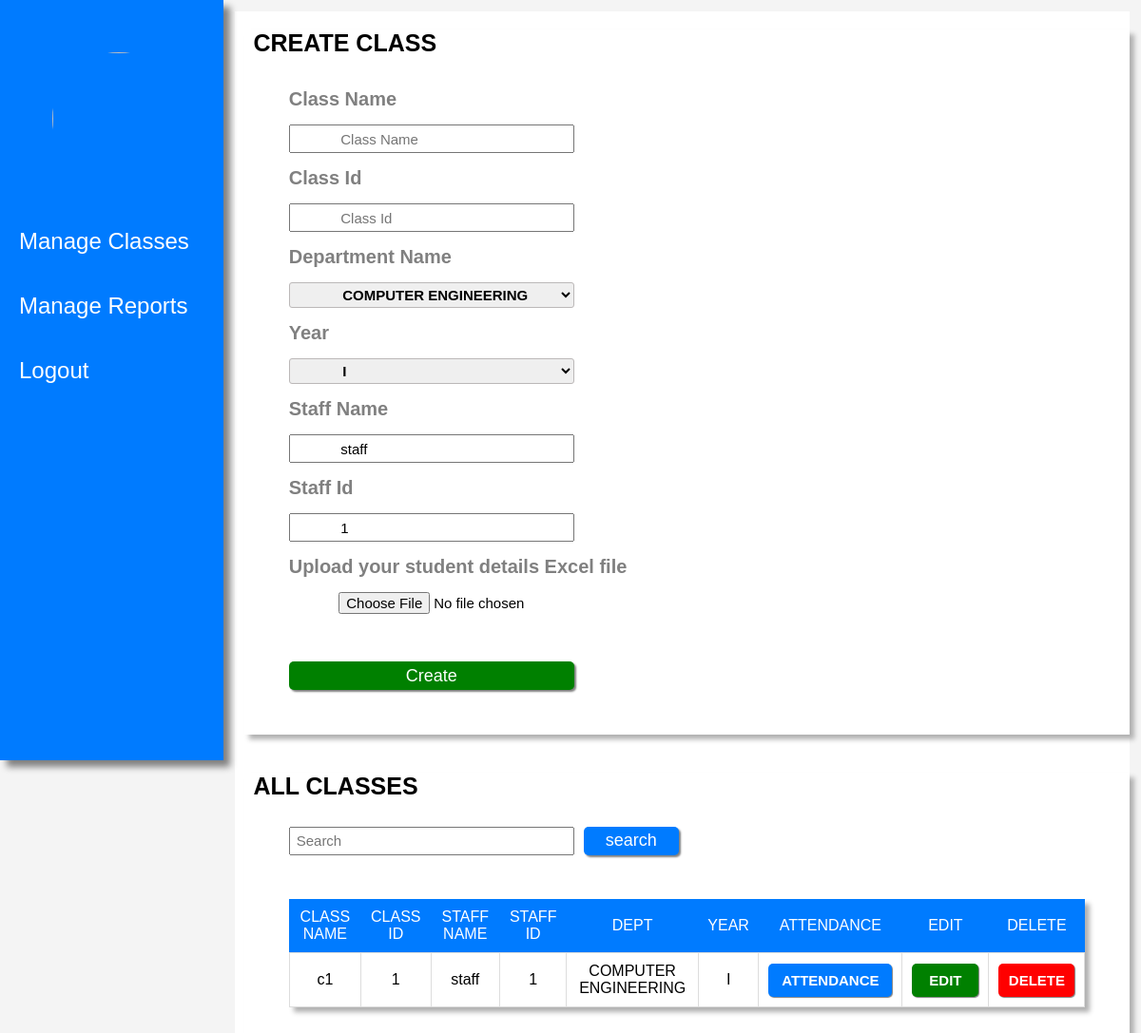
The app's page /manage_classes_staff (signed in), older data.
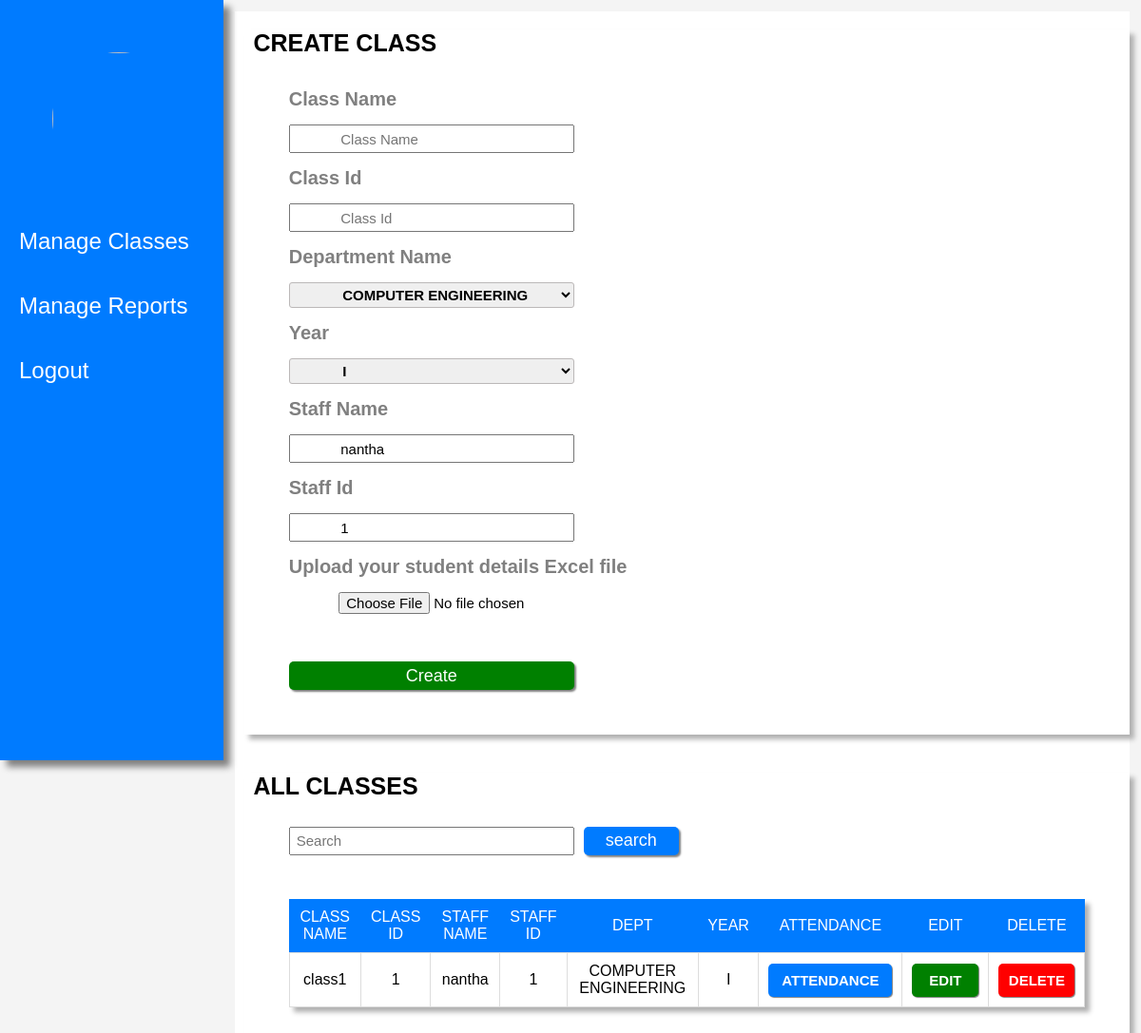
The same page, newer data.
### tables this page shows
CREATE TABLE "all_classes" (
	"classname"	TEXT,
	"classid"	INTEGER,
	"staffname"	TEXT,
	"staffid"	INTEGER,
	"dept"	TEXT,
	"year"	TEXT,
	PRIMARY KEY("classid")
);

### main.py (the view)
@app.route("/manage_classes_staff", methods=["POST", "GET"])
def manage_classes_staff():
    con = sqlite3.connect("data_base.db")
    con.row_factory = sqlite3.Row
    cur = con.cursor()
    staffid = session.get('staffid')
    staffname = session.get('staffname')
    query = f"select * from all_classes where staffid ={staffid}"
    cur.execute(query)
    data = cur.fetchall()
    con.close()
    return render_template("staff/manage_classes.html", data=data,staffid =staffid ,staffname = staffname )

### templates/staff/manage_classes.html (shortened to what this page needs)
<!DOCTYPE html>
<html lang="en">
<head>
    <link rel="stylesheet" href="\static\css\manage_classes.css">
    <link rel="stylesheet" href="https://cdnjs.cloudflare.com/ajax/libs/font-awesome/6.5.2/css/all.min.css"
 />
</head>
<body>
    <div class="sidebar">
        <img src="\static\images\logo.jpg">
        <ul>
            <li><a href="{{url_for('manage_classes_staff')}}">Manage Classes</a></li>
            <li><a href="{{url_for('report_generate_form')}}">Manage Reports</a></li>
            <li><a href="{{url_for('home')}}">Logout</a></li>
        </ul>
    </div>
    <div class="img_container">
        <form action="/create_class" class="create-class-form" method="post" enctype="multipart/form-data">
            <h1>CREATE CLASS</h1>
            <label for="classname">Class Name</label>
            <input type="text" name="classname" placeholder="Class Name"  required>
            <label for="classid">Class Id</label>
            <input type="text" name="classid" placeholder="Class Id"  required>
            <label for="select">Department Name</label>
            <select name="dept">
                <option name="dept">COMPUTER ENGINEERING</option>
            </select>
            <label for="year">Year</label>
            <select name="year">
                <option name="year">I</option>
            </select>
            <label for="staffname">Staff Name</label>
            <input type="text" name="staffname" placeholder="Staff Name"  readonly value= {{staffname}}>
            <label for="staffid">Staff Id</label>
            <input type="number" name="staffid" placeholder="Staff Id"  readonly value= {{staffid}}>
            <label for="file">Upload your student details Excel file</label>
            <input type="file" name="file" accept=".xlsx, .xls" class="file-upload" required>
            <button type="submit">Create</button>
        </form>
        <div class="all-attendance-table">
            <h1>ALL CLASSES</h1>
            <div class="search-box">
                <form>
                    <input type="search" name="search" required placeholder="Search">
                    <button>search</button>
                </form>
            </div>
            <table>
                <thead>
                    <tr>
                        <th>CLASS NAME</th>
                        <th>CLASS ID </th>
                        <th>STAFF NAME </th>
                        <th>STAFF ID </th>
                        <th>DEPT</th>
                        <th>YEAR</th>
                        <th>ATTENDANCE</th>
                        <th>EDIT</th>
                        <th>DELETE</th>
                    </tr>
                </thead>
                <tbody>
                    {% for row in data %}
                        <tr>
                            <td> {{row["classname"]}}</td>
                            <td> {{row["classid"]}}</td>
                            <td> {{row["staffname"]}}</td>
                            <td> {{row["staffid"]}}</td>
                            <td> {{row["dept"]}}</td>
                            <td> {{row["year"]}}</td>
                            <td><a href="{{ url_for('attendance', classname=row['classname'], classid=row['classid']) }}"><button class="btn-attendance">ATTENDANCE</button></a></td>
                            <td><a href="{{url_for('edit_class',classid = row['classid'])}}"><button class="btn-edit">EDIT</button></a></td>
                            <td><a href="{{url_for('del_attendance',classname = row['classname'],classid = row['classid'])}}"><button class="btn-delete">DELETE</button></a></td>
                        </tr>
                    {% endfor %}
                </tbody>
            </table>
        </div>
    </div>
</body>
</html>

Row changes from the older to the newer data that the page shows:
changed all_classes "COMPUTER ENGINEERING": classname "c1" → "class1"; staffname "staff" → "nantha"
Text that changed along with them:
form field staffname: "staff" → "nantha"
